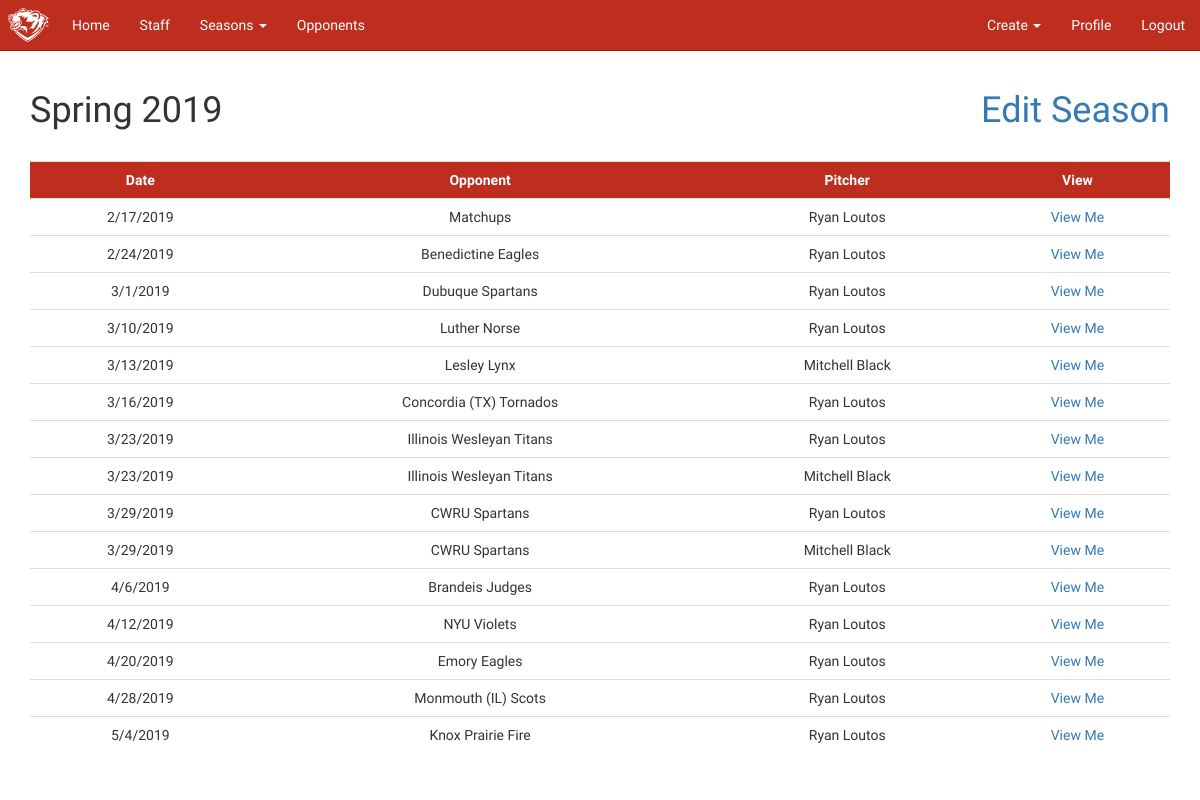
Before: /season/2 (signed in) with the older database file.
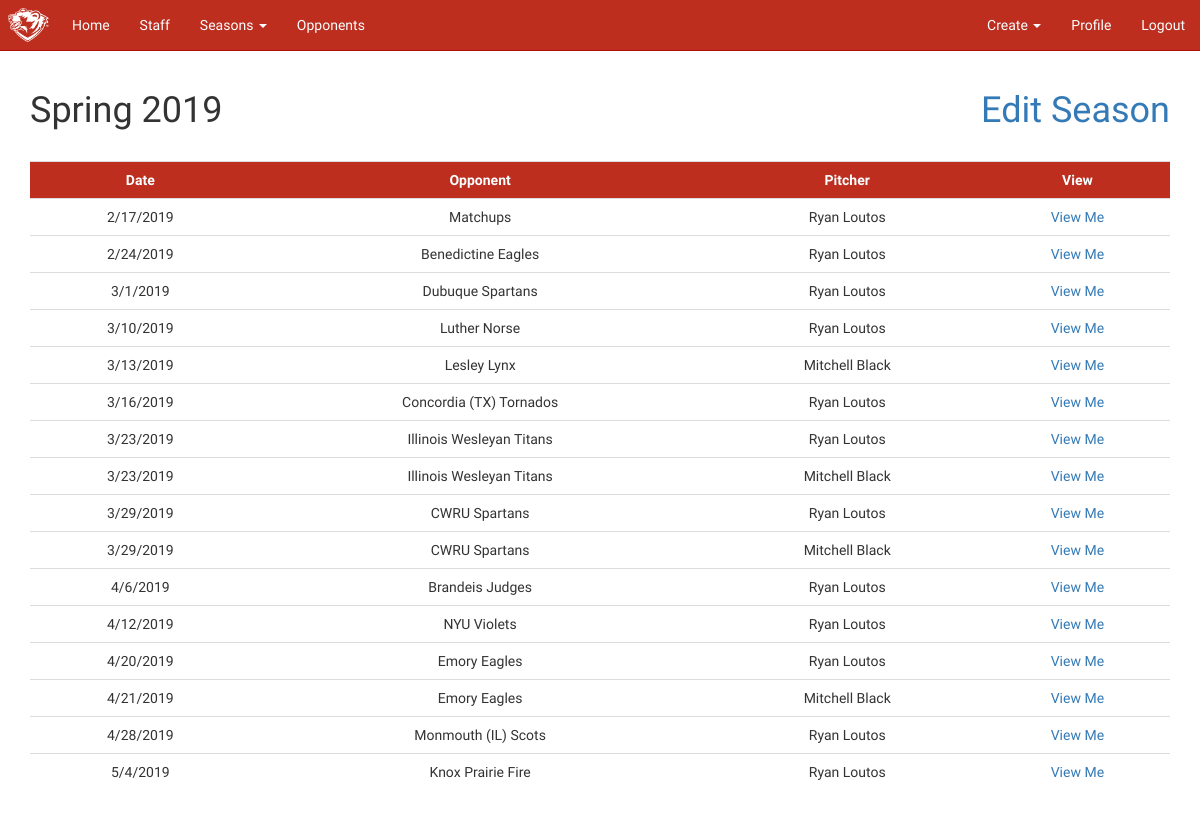
After: the same page with the newer database file.
### app/models.py (models this page shows, shortened)
class Season(db.Model):
    id = db.Column(db.Integer, primary_key=True)
    semester = db.Column(db.String(8), index=True)
    year = db.Column(db.String(8), index=True)
    current_season = db.Column(db.Boolean, index=True)
    outings = db.relationship('Outing', backref='season', lazy='dynamic')
    def __repr__(self):
        return f'{self.semester} {self.year}'

class Outing(db.Model):
    id = db.Column(db.Integer, primary_key=True)
    date = db.Column(db.Date, index=True)
    opponent_id = db.Column(db.Integer,
                            db.ForeignKey('opponent.id'),
                            index=True)
    user_id = db.Column(db.Integer, db.ForeignKey('user.id'), index=True)
    season_id = db.Column(db.Integer, db.ForeignKey('season.id'), index=True)
    at_bats = db.relationship('AtBat', backref='outing', lazy='dynamic')

class Opponent(db.Model):
    id = db.Column(db.Integer, primary_key=True)
    name = db.Column(db.String(64), index=True)
    outings = db.relationship('Outing', backref='opponent', lazy='dynamic')
    batters = db.relationship('Batter', backref='opponent', lazy='dynamic')
    def __repr__(self):
        return self.name

class User(UserMixin, db.Model):
    id = db.Column(db.Integer, primary_key=True)
    admin = db.Column(db.Boolean, index=True)
    retired = db.Column(db.Boolean, index=True)
    username = db.Column(db.String(64), index=True, unique=True)
    email = db.Column(db.String(120), index=True, unique=True)
    password_hash = db.Column(db.String(128))
    firstname = db.Column(db.String(64))
    lastname = db.Column(db.String(64))
    grad_year = db.Column(db.String(8), index=True)
    throws = db.Column(db.String(8), index=True)
    outings = db.relationship('Outing', backref='pitcher', lazy='dynamic')
    def __repr__(self):
        return f'{self.firstname} {self.lastname}'

### app/views/season.py (the view)
@season.route('/season/<id>')
@login_required
def season_home(id):
    season = Season.query.filter_by(id=id).first()
    if not season:
        flash('URL does not exist')
        return redirect(url_for('main.index'))
    outings = Outing.query.filter_by(season_id=id).order_by(Outing.date).all()
    return render_template('season/season.html',
                           title=season,
                           outings=outings,
                           season=season)

### app/models.py (called while the page is built)
@login.user_loader
def load_user(id):
    return User.query.get(int(id))

### app/routes.py (called while the page is built)
@app.context_processor
def template_variables():
    return dict(
        current_season=getCurrentSeason(),
        old_seasons=getOldSeasons())

@app.context_processor
def utility_functions():
    def truncate(n, decimals=2):
        """Truncates the passed value to decimal places.

        Arguments :
            n {number} -- Number to be truncated

        Keyword Arguments :
            decimals {int} -- Number of decimal places to truncate to(default : {2})

        Returns :
            [int]-- truncated verison of passed value
        """
        multiplier = 10 ** decimals
        return int(n * multiplier) / multiplier
    return dict(
        truncate=truncate
    )

def getCurrentSeason():
    current_season = Season.query.filter_by(current_season=True).first()
    return current_season

def getOldSeasons():
    old_seasons = Season.query.filter_by(current_season=False).order_by(Season.year).all()
    return old_seasons

### app/templates/season/season.html (shortened to what this page needs)
{% extends "base.html" %}
{% block styles %}
    {{ super() }}
{% endblock %}
{% block app_content %}
    <div class="main">
        <h1>
            {{ season }}
            {% if current_user.admin %}
                <a href=" {{ url_for('season.edit_season', id=season.id) }} " style="float: right;">
                    Edit Season
                </a>
            {% endif %}
        </h1>
        <br>
        <div>
            <table class="table sortable_table">
                <tr class="table-headers">
                    <th onclick="sortTable(0, 0)">Date</th>
                    <th onclick="sortTable(1, 0)">Opponent</th>
                    <th onclick="sortTable(2, 0)">Pitcher</th>
                    <th>View</th>
                </tr>
                {% for o in outings %}
                <tr>
                    <td>{{ o.date.month }}/{{ o.date.day }}/{{ o.date.year }}</td>
                    <td>{{ o.opponent }}</td>
                    <td>{{ o.pitcher }}</td>
                    <td><a href="{{ url_for('outing.outing_home', id=o.id) }}">View Me</a></td>
                </tr>
                {% endfor %}
            </table>
        </div>
    </div>
{% endblock %}

### app/templates/base.html (shortened to what this page needs)
{% extends 'bootstrap/base.html' %}
{% block styles %}
    {{ super() }}
    <link rel="stylesheet" type="text/css" href="{{ url_for('static', filename='css/base.css') }}">
{% endblock %}
{% block navbar %}
<nav class="navbar navbar-default navbar-fixed-top">
    <div class="container-fluid">
      <div class="navbar-header">
        <a class='navbar-brand' href="{{ url_for('main.index') }}">
            <img alt='Brand' src="{{ url_for('static', filename='images/Bear_Head.png') }}">
        </a>
      </div>
      <div class="collapse navbar-collapse" id="bs-example-navbar-collapse-1">
        <ul class="nav navbar-nav">
          <li><a href="{{ url_for('main.index') }}">Home</a></li>
          <li><a href="{{ url_for('staff.staff_home') }}">Staff</a></li>
          <li class="dropdown">
            <a href="#" class="dropdown-toggle" data-toggle="dropdown" role="button" aria-haspopup="true" aria-expanded="false">Seasons <span class="caret"></span></a>
          </li>
          <li><a href="{{ url_for('opponent.all_opponents') }}">Opponents</a></li>
        </ul>
        <ul class="nav navbar-nav navbar-right">
          {% if current_user.is_anonymous %}
          <li><a href="{{ url_for('main.login') }}">Sign In</a></li>
          {% else %}
          {% if current_user.admin %}
          <li class="dropdown">
            <a href="#" class="dropdown-toggle" data-toggle="dropdown" role="button" aria-haspopup="true" aria-expanded="false">Create <span class="caret"></span></a>
          </li>
          {% endif %}
          <li><a href="{{ url_for('main.user', id=current_user.id) }}">Profile</a></li>
          <li><a href="{{ url_for('main.logout') }}">Logout</a></li>
          {% endif %}
        </ul>
      </div>
    </div>
  </nav>
{% endblock %}
{% block content %}
    <div class="container">
        {% block app_content %}{% endblock %}
    </div><br><br><br><br><br><br><br><br>
{% endblock %}

### app/static/css/base.css (style rules this page uses)
.navbar-default { background-color: #bd2e1f; border-color: #ab1000; font-family: 'Exo', sans-serif; font-weight: 500; position: sticky; }
.navbar-default .navbar-brand { color: #f9feff; padding: 8px; }
.navbar-default .navbar-nav > li > a { color: #f9feff; }
.navbar-default .navbar-collapse, .navbar-default .navbar-form { border-color: #f9feff; }
.navbar-brand img { max-height: 100%; width: auto; }
.container { background-color: white; }
th, td { text-align: center; }
.table-headers { background-color: #bd2e1f; color: #f9feff; }
.main { font-family: 'Exo', sans-serif; font-weight: 500; }

Changed rows visible on the page:
added Outing: date.month "4", date.day "21", date.year "2019", opponent "Emory Eagles", pitcher "Mitchell Black"
